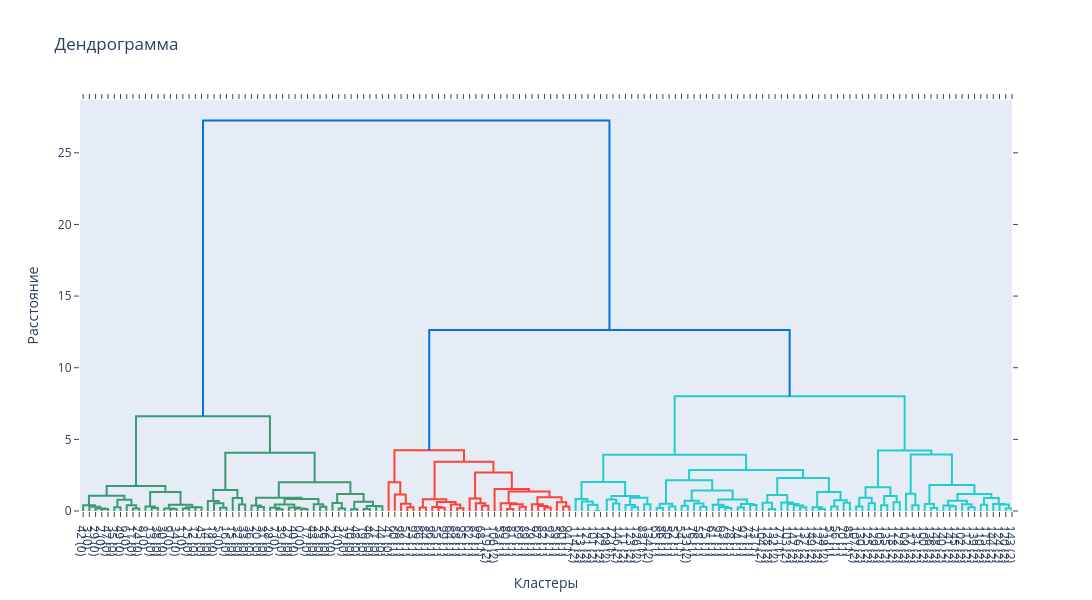

Source (notebook cell):
### Markdown cell above
Визуализация дендрограммы

### Code cell
fig = ff.create_dendrogram(
    X_iris_scaled,
    labels=[f'{i} ({y_iris[i]})' for i in range(len(X_iris_scaled))],
    linkagefun=lambda x: linkage(x, method='ward'),
    orientation='bottom',
    color_threshold=10
)
fig.update_layout(
    title='Дендрограмма',
    xaxis_title='Кластеры',
    yaxis_title='Расстояние',
    width=1450,
    height=600
)
fig.show()

### Figure 1 — Plotly figure (JSON) as saved in the notebook; plotly's stock layout.template omitted (floating-point values rounded to 4 significant figures; data arrays with more than 128 entries replaced by an {"elided": "..."} marker saying what was removed)
{"data": [{"hoverinfo": "text", "marker": {"color": "rgb(61,153,112)"}, "mode": "lines", "type": "scatter", "x": [35.0, 35.0, 45.0, 45.0], "xaxis": "x", "y": [0.0, 0.1338, 0.1338, 0.0], "yaxis": "y"}, {"hoverinfo": "text", "marker": {"color": "rgb(61,153,112)"}, "mode": "lines", "type": "scatter", "x": [25.0, 25.0, 40.0, 40.0], "xaxis": "x", "y": [0.0, 0.1784, 0.1784, 0.1338], "yaxis": "y"}, {"hoverinfo": "text", "marker": {"color": "rgb(61,153,112)"}, "mode": "lines", "type": "scatter", "x": [15.0, 15.0, 32.5, 32.5], "xaxis": "x", "y": [0.0, 0.3024, 0.3024, 0.1784], "yaxis": "y"}, {"hoverinfo": "text", "marker": {"color": "rgb(61,153,112)"}, "mode": "lines", "type": "scatter", "x": [5.0, 5.0, 23.75, 23.75], "xaxis": "x", "y": [0.0, 0.4047, 0.4047, 0.3024], "yaxis": "y"}, {"hoverinfo": "text", "marker": {"color": "rgb(61,153,112)"}, "mode": "lines", "type": "scatter", "x": [55.0, 55.0, 65.0, 65.0], "xaxis": "x", "y": [0.0, 0.2567, 0.2567, 0.0], "yaxis": "y"}, {"hoverinfo": "text", "marker": {"color": "rgb(61,153,112)"}, "mode": "lines", "type": "scatter", "x": [85.0, 85.0, 95.0, 95.0], "xaxis": "x", "y": [0.0, 0.1705, 0.1705, 0.0], "yaxis": "y"}, {"hoverinfo": "text", "marker": {"color": "rgb(61,153,112)"}, "mode": "lines", "type": "scatter", "x": [75.0, 75.0, 90.0, 90.0], "xaxis": "x", "y": [0.0, 0.3926, 0.3926, 0.1705], "yaxis": "y"}, {"hoverinfo": "text", "marker": {"color": "rgb(61,153,112)"}, "mode": "lines", "type": "scatter", "x": [60.0, 60.0, 82.5, 82.5], "xaxis": "x", "y": [0.2567, 0.7921, 0.7921, 0.3926], "yaxis": "y"}, {"hoverinfo": "text", "marker": {"color": "rgb(61,153,112)"}, "mode": "lines", "type": "scatter", "x": [14.38, 14.38, 71.25, 71.25], "xaxis": "x", "y": [0.4047, 1.056, 1.056, 0.7921], "yaxis": "y"}, {"hoverinfo": "text", "marker": {"color": "rgb(61,153,112)"}, "mode": "lines", "type": "scatter", "x": [115.0, 115.0, 125.0, 125.0], "xaxis": "x", "y": [0.0, 0.212, 0.212, 0.0], "yaxis": "y"}, {"hoverinfo": "text", "marker": {"color": "rgb(61,153,112)"}, "mode": "lines", "type": "scatter", "x": [105.0, 105.0, 120.0, 120.0], "xaxis": "x", "y": [0.0, 0.3139, 0.3139, 0.212], "yaxis": "y"}, {"hoverinfo": "text", "marker": {"color": "rgb(61,153,112)"}, "mode": "lines", "type": "scatter", "x": [145.0, 145.0, 155.0, 155.0], "xaxis": "x", "y": [0.0, 0.1316, 0.1316, 0.0], "yaxis": "y"}, {"hoverinfo": "text", "marker": {"color": "rgb(61,153,112)"}, "mode": "lines", "type": "scatter", "x": [135.0, 135.0, 150.0, 150.0], "xaxis": "x", "y": [0.0, 0.1722, 0.1722, 0.1316], "yaxis": "y"}, {"hoverinfo": "text", "marker": {"color": "rgb(61,153,112)"}, "mode": "lines", "type": "scatter", "x": [165.0, 165.0, 175.0, 175.0], "xaxis": "x", "y": [0.0, 0.1661, 0.1661, 0.0], "yaxis": "y"}, {"hoverinfo": "text", "marker": {"color": "rgb(61,153,112)"}, "mode": "lines", "type": "scatter", "x": [185.0, 185.0, 195.0, 195.0], "xaxis": "x", "y": [0.0, 0.2633, 0.2633, 0.0], "yaxis": "y"}, {"hoverinfo": "text", "marker": {"color": "rgb(61,153,112)"}, "mode": "lines", "type": "scatter", "x": [170.0, 170.0, 190.0, 190.0], "xaxis": "x", "y": [0.1661, 0.2693, 0.2693, 0.2633], "yaxis": "y"}, {"hoverinfo": "text", "marker": {"color": "rgb(61,153,112)"}, "mode": "lines", "type": "scatter", "x": [142.5, 142.5, 180.0, 180.0], "xaxis": "x", "y": [0.1722, 0.4431, 0.4431, 0.2693], "yaxis": "y"}, {"hoverinfo": "text", "marker": {"color": "rgb(61,153,112)"}, "mode": "lines", "type": "scatter", "x": [112.5, 112.5, 161.2, 161.2], "xaxis": "x", "y": [0.3139, 1.33, 1.33, 0.4431], "yaxis": "y"}, {"hoverinfo": "text", "marker": {"color": "rgb(61,153,112)"}, "mode": "lines", "type": "scatter", "x": [42.81, 42.81, 136.9, 136.9], "xaxis": "x", "y": [1.056, 1.753, 1.753, 1.33], "yaxis": "y"}, {"hoverinfo": "text", "marker": {"color": "rgb(61,153,112)"}, "mode": "lines", "type": "scatter", "x": [225.0, 225.0, 235.0, 235.0], "xaxis": "x", "y": [0.0, 0.2273, 0.2273, 0.0], "yaxis": "y"}, {"hoverinfo": "text", "marker": {"color": "rgb(61,153,112)"}, "mode": "lines", "type": "scatter", "x": [215.0, 215.0, 230.0, 230.0], "xaxis": "x", "y": [0.0, 0.5359, 0.5359, 0.2273], "yaxis": "y"}, {"hoverinfo": "text", "marker": {"color": "rgb(61,153,112)"}, "mode": "lines", "type": "scatter", "x": [205.0, 205.0, 222.5, 222.5], "xaxis": "x", "y": [0.0, 0.6905, 0.6905, 0.5359], "yaxis": "y"}, {"hoverinfo": "text", "marker": {"color": "rgb(61,153,112)"}, "mode": "lines", "type": "scatter", "x": [255.0, 255.0, 265.0, 265.0], "xaxis": "x", "y": [0.0, 0.4535, 0.4535, 0.0], "yaxis": "y"}, {"hoverinfo": "text", "marker": {"color": "rgb(61,153,112)"}, "mode": "lines", "type": "scatter", "x": [245.0, 245.0, 260.0, 260.0], "xaxis": "x", "y": [0.0, 0.9093, 0.9093, 0.4535], "yaxis": "y"}, {"hoverinfo": "text", "marker": {"color": "rgb(61,153,112)"}, "mode": "lines", "type": "scatter", "x": [213.8, 213.8, 252.5, 252.5], "xaxis": "x", "y": [0.6905, 1.459, 1.459, 0.9093], "yaxis": "y"}, {"hoverinfo": "text", "marker": {"color": "rgb(61,153,112)"}, "mode": "lines", "type": "scatter", "x": [285.0, 285.0, 295.0, 295.0], "xaxis": "x", "y": [0.0, 0.2868, 0.2868, 0.0], "yaxis": "y"}, {"hoverinfo": "text", "marker": {"color": "rgb(61,153,112)"}, "mode": "lines", "type": "scatter", "x": [275.0, 275.0, 290.0, 290.0], "xaxis": "x", "y": [0.0, 0.39, 0.39, 0.2868], "yaxis": "y"}, {"hoverinfo": "text", "marker": {"color": "rgb(61,153,112)"}, "mode": "lines", "type": "scatter", "x": [315.0, 315.0, 325.0, 325.0], "xaxis": "x", "y": [0.0, 0.1212, 0.1212, 0.0], "yaxis": "y"}, {"hoverinfo": "text", "marker": {"color": "rgb(61,153,112)"}, "mode": "lines", "type": "scatter", "x": [305.0, 305.0, 320.0, 320.0], "xaxis": "x", "y": [0.0, 0.2199, 0.2199, 0.1212], "yaxis": "y"}, {"hoverinfo": "text", "marker": {"color": "rgb(61,153,112)"}, "mode": "lines", "type": "scatter", "x": [355.0, 355.0, 365.0, 365.0], "xaxis": "x", "y": [0.0, 0.1316, 0.1316, 0.0], "yaxis": "y"}, {"hoverinfo": "text", "marker": {"color": "rgb(61,153,112)"}, "mode": "lines", "type": "scatter", "x": [345.0, 345.0, 360.0, 360.0], "xaxis": "x", "y": [0.0, 0.1722, 0.1722, 0.1316], "yaxis": "y"}, {"hoverinfo": "text", "marker": {"color": "rgb(61,153,112)"}, "mode": "lines", "type": "scatter", "x": [335.0, 335.0, 352.5, 352.5], "xaxis": "x", "y": [0.0, 0.2436, 0.2436, 0.1722], "yaxis": "y"}, {"hoverinfo": "text", "marker": {"color": "rgb(61,153,112)"}, "mode": "lines", "type": "scatter", "x": [312.5, 312.5, 343.8, 343.8], "xaxis": "x", "y": [0.2199, 0.4488, 0.4488, 0.2436], "yaxis": "y"}, {"hoverinfo": "text", "marker": {"color": "rgb(61,153,112)"}, "mode": "lines", "type": "scatter", "x": [385.0, 385.0, 395.0, 395.0], "xaxis": "x", "y": [0.0, 0.297, 0.297, 0.0], "yaxis": "y"}, {"hoverinfo": "text", "marker": {"color": "rgb(61,153,112)"}, "mode": "lines", "type": "scatter", "x": [375.0, 375.0, 390.0, 390.0], "xaxis": "x", "y": [0.0, 0.4658, 0.4658, 0.297], "yaxis": "y"}, {"hoverinfo": "text", "marker": {"color": "rgb(61,153,112)"}, "mode": "lines", "type": "scatter", "x": [328.1, 328.1, 382.5, 382.5], "xaxis": "x", "y": [0.4488, 0.8325, 0.8325, 0.4658], "yaxis": "y"}, {"hoverinfo": "text", "marker": {"color": "rgb(61,153,112)"}, "mode": "lines", "type": "scatter", "x": [282.5, 282.5, 355.3, 355.3], "xaxis": "x", "y": [0.39, 0.9286, 0.9286, 0.8325], "yaxis": "y"}, {"hoverinfo": "text", "marker": {"color": "rgb(61,153,112)"}, "mode": "lines", "type": "scatter", "x": [415.0, 415.0, 425.0, 425.0], "xaxis": "x", "y": [0.0, 0.1789, 0.1789, 0.0], "yaxis": "y"}, {"hoverinfo": "text", "marker": {"color": "rgb(61,153,112)"}, "mode": "lines", "type": "scatter", "x": [405.0, 405.0, 420.0, 420.0], "xaxis": "x", "y": [0.0, 0.5608, 0.5608, 0.1789], "yaxis": "y"}, {"hoverinfo": "text", "marker": {"color": "rgb(61,153,112)"}, "mode": "lines", "type": "scatter", "x": [435.0, 435.0, 445.0, 445.0], "xaxis": "x", "y": [0.0, 0.1212, 0.1212, 0.0], "yaxis": "y"}, {"hoverinfo": "text", "marker": {"color": "rgb(61,153,112)"}, "mode": "lines", "type": "scatter", "x": [455.0, 455.0, 465.0, 465.0], "xaxis": "x", "y": [0.0, 0.1434, 0.1434, 0.0], "yaxis": "y"}, {"hoverinfo": "text", "marker": {"color": "rgb(61,153,112)"}, "mode": "lines", "type": "scatter", "x": [475.0, 475.0, 485.0, 485.0], "xaxis": "x", "y": [0.0, 0.3235, 0.3235, 0.0], "yaxis": "y"}, {"hoverinfo": "text", "marker": {"color": "rgb(61,153,112)"}, "mode": "lines", "type": "scatter", "x": [460.0, 460.0, 480.0, 480.0], "xaxis": "x", "y": [0.1434, 0.345, 0.345, 0.3235], "yaxis": "y"}, {"hoverinfo": "text", "marker": {"color": "rgb(61,153,112)"}, "mode": "lines", "type": "scatter", "x": [440.0, 440.0, 470.0, 470.0], "xaxis": "x", "y": [0.1212, 0.6402, 0.6402, 0.345], "yaxis": "y"}, {"hoverinfo": "text", "marker": {"color": "rgb(61,153,112)"}, "mode": "lines", "type": "scatter", "x": [412.5, 412.5, 455.0, 455.0], "xaxis": "x", "y": [0.5608, 1.192, 1.192, 0.6402], "yaxis": "y"}, {"hoverinfo": "text", "marker": {"color": "rgb(61,153,112)"}, "mode": "lines", "type": "scatter", "x": [318.9, 318.9, 433.8, 433.8], "xaxis": "x", "y": [0.9286, 2.013, 2.013, 1.192], "yaxis": "y"}, {"hoverinfo": "text", "marker": {"color": "rgb(61,153,112)"}, "mode": "lines", "type": "scatter", "x": [233.1, 233.1, 376.3, 376.3], "xaxis": "x", "y": [1.459, 4.061, 4.061, 2.013], "yaxis": "y"}, {"hoverinfo": "text", "marker": {"color": "rgb(61,153,112)"}, "mode": "lines", "type": "scatter", "x": [89.84, 89.84, 304.7, 304.7], "xaxis": "x", "y": [1.753, 6.608, 6.608, 4.061], "yaxis": "y"}, {"hoverinfo": "text", "marker": {"color": "rgb(255,65,54)"}, "mode": "lines", "type": "scatter", "x": [525.0, 525.0, 535.0, 535.0], "xaxis": "x", "y": [0.0, 0.2601, 0.2601, 0.0], "yaxis": "y"}, {"hoverinfo": "text", "marker": {"color": "rgb(255,65,54)"}, "mode": "lines", "type": "scatter", "x": [515.0, 515.0, 530.0, 530.0], "xaxis": "x", "y": [0.0, 0.5147, 0.5147, 0.2601], "yaxis": "y"}, {"hoverinfo": "text", "marker": {"color": "rgb(255,65,54)"}, "mode": "lines", "type": "scatter", "x": [505.0, 505.0, 522.5, 522.5], "xaxis": "x", "y": [0.0, 1.148, 1.148, 0.5147], "yaxis": "y"}, {"hoverinfo": "text", "marker": {"color": "rgb(255,65,54)"}, "mode": "lines", "type": "scatter", "x": [495.0, 495.0, 513.8, 513.8], "xaxis": "x", "y": [0.0, 2.015, 2.015, 1.148], "yaxis": "y"}, {"hoverinfo": "text", "marker": {"color": "rgb(255,65,54)"}, "mode": "lines", "type": "scatter", "x": [545.0, 545.0, 555.0, 555.0], "xaxis": "x", "y": [0.0, 0.2423, 0.2423, 0.0], "yaxis": "y"}, {"hoverinfo": "text", "marker": {"color": "rgb(255,65,54)"}, "mode": "lines", "type": "scatter", "x": [575.0, 575.0, 585.0, 585.0], "xaxis": "x", "y": [0.0, 0.2273, 0.2273, 0.0], "yaxis": "y"}, {"hoverinfo": "text", "marker": {"color": "rgb(255,65,54)"}, "mode": "lines", "type": "scatter", "x": [565.0, 565.0, 580.0, 580.0], "xaxis": "x", "y": [0.0, 0.2738, 0.2738, 0.2273], "yaxis": "y"}, {"hoverinfo": "text", "marker": {"color": "rgb(255,65,54)"}, "mode": "lines", "type": "scatter", "x": [605.0, 605.0, 615.0, 615.0], "xaxis": "x", "y": [0.0, 0.1877, 0.1877, 0.0], "yaxis": "y"}, {"hoverinfo": "text", "marker": {"color": "rgb(255,65,54)"}, "mode": "lines", "type": "scatter", "x": [595.0, 595.0, 610.0, 610.0], "xaxis": "x", "y": [0.0, 0.46, 0.46, 0.1877], "yaxis": "y"}, {"hoverinfo": "text", "marker": {"color": "rgb(255,65,54)"}, "mode": "lines", "type": "scatter", "x": [572.5, 572.5, 602.5, 602.5], "xaxis": "x", "y": [0.2738, 0.6286, 0.6286, 0.46], "yaxis": "y"}, {"hoverinfo": "text", "marker": {"color": "rgb(255,65,54)"}, "mode": "lines", "type": "scatter", "x": [550.0, 550.0, 587.5, 587.5], "xaxis": "x", "y": [0.2423, 0.8172, 0.8172, 0.6286], "yaxis": "y"}, {"hoverinfo": "text", "marker": {"color": "rgb(255,65,54)"}, "mode": "lines", "type": "scatter", "x": [645.0, 645.0, 655.0, 655.0], "xaxis": "x", "y": [0.0, 0.3735, 0.3735, 0.0], "yaxis": "y"}, {"hoverinfo": "text", "marker": {"color": "rgb(255,65,54)"}, "mode": "lines", "type": "scatter", "x": [635.0, 635.0, 650.0, 650.0], "xaxis": "x", "y": [0.0, 0.5423, 0.5423, 0.3735], "yaxis": "y"}, {"hoverinfo": "text", "marker": {"color": "rgb(255,65,54)"}, "mode": "lines", "type": "scatter", "x": [625.0, 625.0, 642.5, 642.5], "xaxis": "x", "y": [0.0, 0.8674, 0.8674, 0.5423], "yaxis": "y"}, {"hoverinfo": "text", "marker": {"color": "rgb(255,65,54)"}, "mode": "lines", "type": "scatter", "x": [685.0, 685.0, 695.0, 695.0], "xaxis": "x", "y": [0.0, 0.1434, 0.1434, 0.0], "yaxis": "y"}, {"hoverinfo": "text", "marker": {"color": "rgb(255,65,54)"}, "mode": "lines", "type": "scatter", "x": [705.0, 705.0, 715.0, 715.0], "xaxis": "x", "y": [0.0, 0.2953, 0.2953, 0.0], "yaxis": "y"}, {"hoverinfo": "text", "marker": {"color": "rgb(255,65,54)"}, "mode": "lines", "type": "scatter", "x": [690.0, 690.0, 710.0, 710.0], "xaxis": "x", "y": [0.1434, 0.466, 0.466, 0.2953], "yaxis": "y"}, {"hoverinfo": "text", "marker": {"color": "rgb(255,65,54)"}, "mode": "lines", "type": "scatter", "x": [675.0, 675.0, 700.0, 700.0], "xaxis": "x", "y": [0.0, 0.5374, 0.5374, 0.466], "yaxis": "y"}, {"hoverinfo": "text", "marker": {"color": "rgb(255,65,54)"}, "mode": "lines", "type": "scatter", "x": [745.0, 745.0, 755.0, 755.0], "xaxis": "x", "y": [0.0, 0.2371, 0.2371, 0.0], "yaxis": "y"}, {"hoverinfo": "text", "marker": {"color": "rgb(255,65,54)"}, "mode": "lines", "type": "scatter", "x": [735.0, 735.0, 750.0, 750.0], "xaxis": "x", "y": [0.0, 0.3461, 0.3461, 0.2371], "yaxis": "y"}, {"hoverinfo": "text", "marker": {"color": "rgb(255,65,54)"}, "mode": "lines", "type": "scatter", "x": [725.0, 725.0, 742.5, 742.5], "xaxis": "x", "y": [0.0, 0.474, 0.474, 0.3461], "yaxis": "y"}, {"hoverinfo": "text", "marker": {"color": "rgb(255,65,54)"}, "mode": "lines", "type": "scatter", "x": [775.0, 775.0, 785.0, 785.0], "xaxis": "x", "y": [0.0, 0.3129, 0.3129, 0.0], "yaxis": "y"}, {"hoverinfo": "text", "marker": {"color": "rgb(255,65,54)"}, "mode": "lines", "type": "scatter", "x": [765.0, 765.0, 780.0, 780.0], "xaxis": "x", "y": [0.0, 0.6151, 0.6151, 0.3129], "yaxis": "y"}, {"hoverinfo": "text", "marker": {"color": "rgb(255,65,54)"}, "mode": "lines", "type": "scatter", "x": [733.8, 733.8, 772.5, 772.5], "xaxis": "x", "y": [0.474, 0.9615, 0.9615, 0.6151], "yaxis": "y"}, {"hoverinfo": "text", "marker": {"color": "rgb(255,65,54)"}, "mode": "lines", "type": "scatter", "x": [687.5, 687.5, 753.1, 753.1], "xaxis": "x", "y": [0.5374, 1.369, 1.369, 0.9615], "yaxis": "y"}, {"hoverinfo": "text", "marker": {"color": "rgb(255,65,54)"}, "mode": "lines", "type": "scatter", "x": [665.0, 665.0, 720.3, 720.3], "xaxis": "x", "y": [0.0, 1.537, 1.537, 1.369], "yaxis": "y"}, {"hoverinfo": "text", "marker": {"color": "rgb(255,65,54)"}, "mode": "lines", "type": "scatter", "x": [633.8, 633.8, 692.7, 692.7], "xaxis": "x", "y": [0.8674, 2.695, 2.695, 1.537], "yaxis": "y"}, {"hoverinfo": "text", "marker": {"color": "rgb(255,65,54)"}, "mode": "lines", "type": "scatter", "x": [568.8, 568.8, 663.2, 663.2], "xaxis": "x", "y": [0.8172, 3.442, 3.442, 2.695], "yaxis": "y"}, {"hoverinfo": "text", "marker": {"color": "rgb(255,65,54)"}, "mode": "lines", "type": "scatter", "x": [504.4, 504.4, 616.0, 616.0], "xaxis": "x", "y": [2.015, 4.243, 4.243, 3.442], "yaxis": "y"}, {"hoverinfo": "text", "marker": {"color": "rgb(35,205,205)"}, "mode": "lines", "type": "scatter", "x": [825.0, 825.0, 835.0, 835.0], "xaxis": "x", "y": [0.0, 0.0, 0.0, 0.0], "yaxis": "y"}, {"hoverinfo": "text", "marker": {"color": "rgb(35,205,205)"}, "mode": "lines", "type": "scatter", "x": [815.0, 815.0, 830.0, 830.0], "xaxis": "x", "y": [0.0, 0.4351, 0.4351, 0.0], "yaxis": "y"}, {"hoverinfo": "text", "marker": {"color": "rgb(35,205,205)"}, "mode": "lines", "type": "scatter", "x": [805.0, 805.0, 822.5, 822.5], "xaxis": "x", "y": [0.0, 0.6688, 0.6688, 0.4351], "yaxis": "y"}, {"hoverinfo": "text", "marker": {"color": "rgb(35,205,205)"}, "mode": "lines", "type": "scatter", "x": [795.0, 795.0, 813.8, 813.8], "xaxis": "x", "y": [0.0, 0.8426, 0.8426, 0.6688], "yaxis": "y"}, {"hoverinfo": "text", "marker": {"color": "rgb(35,205,205)"}, "mode": "lines", "type": "scatter", "x": [855.0, 855.0, 865.0, 865.0], "xaxis": "x", "y": [0.0, 0.5296, 0.5296, 0.0], "yaxis": "y"}, {"hoverinfo": "text", "marker": {"color": "rgb(35,205,205)"}, "mode": "lines", "type": "scatter", "x": [845.0, 845.0, 860.0, 860.0], "xaxis": "x", "y": [0.0, 0.8047, 0.8047, 0.5296], "yaxis": "y"}, {"hoverinfo": "text", "marker": {"color": "rgb(35,205,205)"}, "mode": "lines", "type": "scatter", "x": [885.0, 885.0, 895.0, 895.0], "xaxis": "x", "y": [0.0, 0.2663, 0.2663, 0.0], "yaxis": "y"}, {"hoverinfo": "text", "marker": {"color": "rgb(35,205,205)"}, "mode": "lines", "type": "scatter", "x": [875.0, 875.0, 890.0, 890.0], "xaxis": "x", "y": [0.0, 0.4148, 0.4148, 0.2663], "yaxis": "y"}, {"hoverinfo": "text", "marker": {"color": "rgb(35,205,205)"}, "mode": "lines", "type": "scatter", "x": [905.0, 905.0, 915.0, 915.0], "xaxis": "x", "y": [0.0, 0.4666, 0.4666, 0.0], "yaxis": "y"}, {"hoverinfo": "text", "marker": {"color": "rgb(35,205,205)"}, "mode": "lines", "type": "scatter", "x": [882.5, 882.5, 910.0, 910.0], "xaxis": "x", "y": [0.4148, 0.9304, 0.9304, 0.4666], "yaxis": "y"}, {"hoverinfo": "text", "marker": {"color": "rgb(35,205,205)"}, "mode": "lines", "type": "scatter", "x": [852.5, 852.5, 896.2, 896.2], "xaxis": "x", "y": [0.8047, 1.055, 1.055, 0.9304], "yaxis": "y"}, {"hoverinfo": "text", "marker": {"color": "rgb(35,205,205)"}, "mode": "lines", "type": "scatter", "x": [804.4, 804.4, 874.4, 874.4], "xaxis": "x", "y": [0.8426, 2.018, 2.018, 1.055], "yaxis": "y"}, {"hoverinfo": "text", "marker": {"color": "rgb(35,205,205)"}, "mode": "lines", "type": "scatter", "x": [925.0, 925.0, 935.0, 935.0], "xaxis": "x", "y": [0.0, 0.2154, 0.2154, 0.0], "yaxis": "y"}, {"hoverinfo": "text", "marker": {"color": "rgb(35,205,205)"}, "mode": "lines", "type": "scatter", "x": [945.0, 945.0, 955.0, 955.0], "xaxis": "x", "y": [0.0, 0.3129, 0.3129, 0.0], "yaxis": "y"}, {"hoverinfo": "text", "marker": {"color": "rgb(35,205,205)"}, "mode": "lines", "type": "scatter", "x": [930.0, 930.0, 950.0, 950.0], "xaxis": "x", "y": [0.2154, 0.5004, 0.5004, 0.3129], "yaxis": "y"}, {"hoverinfo": "text", "marker": {"color": "rgb(35,205,205)"}, "mode": "lines", "type": "scatter", "x": [965.0, 965.0, 975.0, 975.0], "xaxis": "x", "y": [0.0, 0.3735, 0.3735, 0.0], "yaxis": "y"}, {"hoverinfo": "text", "marker": {"color": "rgb(35,205,205)"}, "mode": "lines", "type": "scatter", "x": [995.0, 995.0, 1005.0, 1005.0], "xaxis": "x", "y": [0.0, 0.2885, 0.2885, 0.0], "yaxis": "y"}, {"hoverinfo": "text", "marker": {"color": "rgb(35,205,205)"}, "mode": "lines", "type": "scatter", "x": [985.0, 985.0, 1000.0, 1000.0], "xaxis": "x", "y": [0.0, 0.5309, 0.5309, 0.2885], "yaxis": "y"}, {"hoverinfo": "text", "marker": {"color": "rgb(35,205,205)"}, "mode": "lines", "type": "scatter", "x": [970.0, 970.0, 992.5, 992.5], "xaxis": "x", "y": [0.3735, 0.7072, 0.7072, 0.5309], "yaxis": "y"}, {"hoverinfo": "text", "marker": {"color": "rgb(35,205,205)"}, "mode": "lines", "type": "scatter", "x": [1035.0, 1035.0, 1045.0, 1045.0], "xaxis": "x", "y": [0.0, 0.212, 0.212, 0.0], "yaxis": "y"}, {"hoverinfo": "text", "marker": {"color": "rgb(35,205,205)"}, "mode": "lines", "type": "scatter", "x": [1025.0, 1025.0, 1040.0, 1040.0], "xaxis": "x", "y": [0.0, 0.2852, 0.2852, 0.212], "yaxis": "y"}, {"hoverinfo": "text", "marker": {"color": "rgb(35,205,205)"}, "mode": "lines", "type": "scatter", "x": [1015.0, 1015.0, 1032.0, 1032.0], "xaxis": "x", "y": [0.0, 0.4308, 0.4308, 0.2852], "yaxis": "y"}, {"hoverinfo": "text", "marker": {"color": "rgb(35,205,205)"}, "mode": "lines", "type": "scatter", "x": [1055.0, 1055.0, 1065.0, 1065.0], "xaxis": "x", "y": [0.0, 0.2423, 0.2423, 0.0], "yaxis": "y"}, {"hoverinfo": "text", "marker": {"color": "rgb(35,205,205)"}, "mode": "lines", "type": "scatter", "x": [1075.0, 1075.0, 1085.0, 1085.0], "xaxis": "x", "y": [0.0, 0.4191, 0.4191, 0.0], "yaxis": "y"}, {"hoverinfo": "text", "marker": {"color": "rgb(35,205,205)"}, "mode": "lines", "type": "scatter", "x": [1060.0, 1060.0, 1080.0, 1080.0], "xaxis": "x", "y": [0.2423, 0.4834, 0.4834, 0.4191], "yaxis": "y"}, {"hoverinfo": "text", "marker": {"color": "rgb(35,205,205)"}, "mode": "lines", "type": "scatter", "x": [1024.0, 1024.0, 1070.0, 1070.0], "xaxis": "x", "y": [0.4308, 0.8023, 0.8023, 0.4834], "yaxis": "y"}, {"hoverinfo": "text", "marker": {"color": "rgb(35,205,205)"}, "mode": "lines", "type": "scatter", "x": [981.2, 981.2, 1047.0, 1047.0], "xaxis": "x", "y": [0.7072, 1.436, 1.436, 0.8023], "yaxis": "y"}, {"hoverinfo": "text", "marker": {"color": "rgb(35,205,205)"}, "mode": "lines", "type": "scatter", "x": [940.0, 940.0, 1014.0, 1014.0], "xaxis": "x", "y": [0.5004, 2.142, 2.142, 1.436], "yaxis": "y"}, {"hoverinfo": "text", "marker": {"color": "rgb(35,205,205)"}, "mode": "lines", "type": "scatter", "x": [1105.0, 1105.0, 1115.0, 1115.0], "xaxis": "x", "y": [0.0, 0.1316, 0.1316, 0.0], "yaxis": "y"}, {"hoverinfo": "text", "marker": {"color": "rgb(35,205,205)"}, "mode": "lines", "type": "scatter", "x": [1095.0, 1095.0, 1110.0, 1110.0], "xaxis": "x", "y": [0.0, 0.5703, 0.5703, 0.1316], "yaxis": "y"}, {"hoverinfo": "text", "marker": {"color": "rgb(35,205,205)"}, "mode": "lines", "type": "scatter", "x": [1155.0, 1155.0, 1165.0, 1165.0], "xaxis": "x", "y": [0.0, 0.2601, 0.2601, 0.0], "yaxis": "y"}, {"hoverinfo": "text", "marker": {"color": "rgb(35,205,205)"}, "mode": "lines", "type": "scatter", "x": [1145.0, 1145.0, 1160.0, 1160.0], "xaxis": "x", "y": [0.0, 0.3921, 0.3921, 0.2601], "yaxis": "y"}, {"hoverinfo": "text", "marker": {"color": "rgb(35,205,205)"}, "mode": "lines", "type": "scatter", "x": [1135.0, 1135.0, 1152.0, 1152.0], "xaxis": "x", "y": [0.0, 0.4831, 0.4831, 0.3921], "yaxis": "y"}, {"hoverinfo": "text", "marker": {"color": "rgb(35,205,205)"}, "mode": "lines", "type": "scatter", "x": [1125.0, 1125.0, 1144.0, 1144.0], "xaxis": "x", "y": [0.0, 0.5871, 0.5871, 0.4831], "yaxis": "y"}, {"hoverinfo": "text", "marker": {"color": "rgb(35,205,205)"}, "mode": "lines", "type": "scatter", "x": [1102.0, 1102.0, 1134.0, 1134.0], "xaxis": "x", "y": [0.5703, 1.123, 1.123, 0.5871], "yaxis": "y"}, {"hoverinfo": "text", "marker": {"color": "rgb(35,205,205)"}, "mode": "lines", "type": "scatter", "x": [1185.0, 1185.0, 1195.0, 1195.0], "xaxis": "x", "y": [0.0, 0.1338, 0.1338, 0.0], "yaxis": "y"}, {"hoverinfo": "text", "marker": {"color": "rgb(35,205,205)"}, "mode": "lines", "type": "scatter", "x": [1175.0, 1175.0, 1190.0, 1190.0], "xaxis": "x", "y": [0.0, 0.2664, 0.2664, 0.1338], "yaxis": "y"}, {"hoverinfo": "text", "marker": {"color": "rgb(35,205,205)"}, "mode": "lines", "type": "scatter", "x": [1205.0, 1205.0, 1215.0, 1215.0], "xaxis": "x", "y": [0.0, 0.3129, 0.3129, 0.0], "yaxis": "y"}, {"hoverinfo": "text", "marker": {"color": "rgb(35,205,205)"}, "mode": "lines", "type": "scatter", "x": [1225.0, 1225.0, 1235.0, 1235.0], "xaxis": "x", "y": [0.0, 0.5701, 0.5701, 0.0], "yaxis": "y"}, {"hoverinfo": "text", "marker": {"color": "rgb(35,205,205)"}, "mode": "lines", "type": "scatter", "x": [1210.0, 1210.0, 1230.0, 1230.0], "xaxis": "x", "y": [0.3129, 0.7589, 0.7589, 0.5701], "yaxis": "y"}, {"hoverinfo": "text", "marker": {"color": "rgb(35,205,205)"}, "mode": "lines", "type": "scatter", "x": [1182.0, 1182.0, 1220.0, 1220.0], "xaxis": "x", "y": [0.2664, 1.332, 1.332, 0.7589], "yaxis": "y"}, {"hoverinfo": "text", "marker": {"color": "rgb(35,205,205)"}, "mode": "lines", "type": "scatter", "x": [1118.0, 1118.0, 1201.0, 1201.0], "xaxis": "x", "y": [1.123, 2.303, 2.303, 1.332], "yaxis": "y"}, {"hoverinfo": "text", "marker": {"color": "rgb(35,205,205)"}, "mode": "lines", "type": "scatter", "x": [977.0, 977.0, 1160.0, 1160.0], "xaxis": "x", "y": [2.142, 2.869, 2.869, 2.303], "yaxis": "y"}, {"hoverinfo": "text", "marker": {"color": "rgb(35,205,205)"}, "mode": "lines", "type": "scatter", "x": [839.4, 839.4, 1068.0, 1068.0], "xaxis": "x", "y": [2.018, 3.933, 3.933, 2.869], "yaxis": "y"}, {"hoverinfo": "text", "marker": {"color": "rgb(35,205,205)"}, "mode": "lines", "type": "scatter", "x": [1245.0, 1245.0, 1255.0, 1255.0], "xaxis": "x", "y": [0.0, 0.3129, 0.3129, 0.0], "yaxis": "y"}, {"hoverinfo": "text", "marker": {"color": "rgb(35,205,205)"}, "mode": "lines", "type": "scatter", "x": [1265.0, 1265.0, 1275.0, 1275.0], "xaxis": "x", "y": [0.0, 0.5424, 0.5424, 0.0], "yaxis": "y"}, {"hoverinfo": "text", "marker": {"color": "rgb(35,205,205)"}, "mode": "lines", "type": "scatter", "x": [1250.0, 1250.0, 1270.0, 1270.0], "xaxis": "x", "y": [0.3129, 0.9298, 0.9298, 0.5424], "yaxis": "y"}, {"hoverinfo": "text", "marker": {"color": "rgb(35,205,205)"}, "mode": "lines", "type": "scatter", "x": [1285.0, 1285.0, 1295.0, 1295.0], "xaxis": "x", "y": [0.0, 0.4059, 0.4059, 0.0], "yaxis": "y"}, {"hoverinfo": "text", "marker": {"color": "rgb(35,205,205)"}, "mode": "lines", "type": "scatter", "x": [1305.0, 1305.0, 1315.0, 1315.0], "xaxis": "x", "y": [0.0, 0.6171, 0.6171, 0.0], "yaxis": "y"}, {"hoverinfo": "text", "marker": {"color": "rgb(35,205,205)"}, "mode": "lines", "type": "scatter", "x": [1290.0, 1290.0, 1310.0, 1310.0], "xaxis": "x", "y": [0.4059, 1.049, 1.049, 0.6171], "yaxis": "y"}, {"hoverinfo": "text", "marker": {"color": "rgb(35,205,205)"}, "mode": "lines", "type": "scatter", "x": [1260.0, 1260.0, 1300.0, 1300.0], "xaxis": "x", "y": [0.9298, 1.654, 1.654, 1.049], "yaxis": "y"}, {"hoverinfo": "text", "marker": {"color": "rgb(35,205,205)"}, "mode": "lines", "type": "scatter", "x": [1335.0, 1335.0, 1345.0, 1345.0], "xaxis": "x", "y": [0.0, 0.3964, 0.3964, 0.0], "yaxis": "y"}, {"hoverinfo": "text", "marker": {"color": "rgb(35,205,205)"}, "mode": "lines", "type": "scatter", "x": [1325.0, 1325.0, 1340.0, 1340.0], "xaxis": "x", "y": [0.0, 1.202, 1.202, 0.3964], "yaxis": "y"}, {"hoverinfo": "text", "marker": {"color": "rgb(35,205,205)"}, "mode": "lines", "type": "scatter", "x": [1365.0, 1365.0, 1375.0, 1375.0], "xaxis": "x", "y": [0.0, 0.212, 0.212, 0.0], "yaxis": "y"}, {"hoverinfo": "text", "marker": {"color": "rgb(35,205,205)"}, "mode": "lines", "type": "scatter", "x": [1355.0, 1355.0, 1370.0, 1370.0], "xaxis": "x", "y": [0.0, 0.485, 0.485, 0.212], "yaxis": "y"}, {"hoverinfo": "text", "marker": {"color": "rgb(35,205,205)"}, "mode": "lines", "type": "scatter", "x": [1395.0, 1395.0, 1405.0, 1405.0], "xaxis": "x", "y": [0.0, 0.339, 0.339, 0.0], "yaxis": "y"}, {"hoverinfo": "text", "marker": {"color": "rgb(35,205,205)"}, "mode": "lines", "type": "scatter", "x": [1385.0, 1385.0, 1400.0, 1400.0], "xaxis": "x", "y": [0.0, 0.3841, 0.3841, 0.339], "yaxis": "y"}, {"hoverinfo": "text", "marker": {"color": "rgb(35,205,205)"}, "mode": "lines", "type": "scatter", "x": [1425.0, 1425.0, 1435.0, 1435.0], "xaxis": "x", "y": [0.0, 0.2663, 0.2663, 0.0], "yaxis": "y"}, {"hoverinfo": "text", "marker": {"color": "rgb(35,205,205)"}, "mode": "lines", "type": "scatter", "x": [1415.0, 1415.0, 1430.0, 1430.0], "xaxis": "x", "y": [0.0, 0.4767, 0.4767, 0.2663], "yaxis": "y"}, {"hoverinfo": "text", "marker": {"color": "rgb(35,205,205)"}, "mode": "lines", "type": "scatter", "x": [1392.0, 1392.0, 1422.0, 1422.0], "xaxis": "x", "y": [0.3841, 0.7143, 0.7143, 0.4767], "yaxis": "y"}, {"hoverinfo": "text", "marker": {"color": "rgb(35,205,205)"}, "mode": "lines", "type": "scatter", "x": [1445.0, 1445.0, 1455.0, 1455.0], "xaxis": "x", "y": [0.0, 0.4284, 0.4284, 0.0], "yaxis": "y"}, {"hoverinfo": "text", "marker": {"color": "rgb(35,205,205)"}, "mode": "lines", "type": "scatter", "x": [1485.0, 1485.0, 1495.0, 1495.0], "xaxis": "x", "y": [0.0, 0.1661, 0.1661, 0.0], "yaxis": "y"}, {"hoverinfo": "text", "marker": {"color": "rgb(35,205,205)"}, "mode": "lines", "type": "scatter", "x": [1475.0, 1475.0, 1490.0, 1490.0], "xaxis": "x", "y": [0.0, 0.4598, 0.4598, 0.1661], "yaxis": "y"}, {"hoverinfo": "text", "marker": {"color": "rgb(35,205,205)"}, "mode": "lines", "type": "scatter", "x": [1465.0, 1465.0, 1482.0, 1482.0], "xaxis": "x", "y": [0.0, 0.4943, 0.4943, 0.4598], "yaxis": "y"}, {"hoverinfo": "text", "marker": {"color": "rgb(35,205,205)"}, "mode": "lines", "type": "scatter", "x": [1450.0, 1450.0, 1474.0, 1474.0], "xaxis": "x", "y": [0.4284, 0.9019, 0.9019, 0.4943], "yaxis": "y"}, {"hoverinfo": "text", "marker": {"color": "rgb(35,205,205)"}, "mode": "lines", "type": "scatter", "x": [1408.0, 1408.0, 1462.0, 1462.0], "xaxis": "x", "y": [0.7143, 1.184, 1.184, 0.9019], "yaxis": "y"}, {"hoverinfo": "text", "marker": {"color": "rgb(35,205,205)"}, "mode": "lines", "type": "scatter", "x": [1362.0, 1362.0, 1435.0, 1435.0], "xaxis": "x", "y": [0.485, 1.806, 1.806, 1.184], "yaxis": "y"}, {"hoverinfo": "text", "marker": {"color": "rgb(35,205,205)"}, "mode": "lines", "type": "scatter", "x": [1332.0, 1332.0, 1399.0, 1399.0], "xaxis": "x", "y": [1.202, 3.951, 3.951, 1.806], "yaxis": "y"}, {"hoverinfo": "text", "marker": {"color": "rgb(35,205,205)"}, "mode": "lines", "type": "scatter", "x": [1280.0, 1280.0, 1366.0, 1366.0], "xaxis": "x", "y": [1.654, 4.227, 4.227, 3.951], "yaxis": "y"}, {"hoverinfo": "text", "marker": {"color": "rgb(35,205,205)"}, "mode": "lines", "type": "scatter", "x": [953.9, 953.9, 1323.0, 1323.0], "xaxis": "x", "y": [3.933, 8.005, 8.005, 4.227], "yaxis": "y"}, {"hoverinfo": "text", "marker": {"color": "rgb(0,116,217)"}, "mode": "lines", "type": "scatter", "x": [560.2, 560.2, 1138.0, 1138.0], "xaxis": "x", "y": [4.243, 12.64, 12.64, 8.005], "yaxis": "y"}, {"hoverinfo": "text", "marker": {"color": "rgb(0,116,217)"}, "mode": "lines", "type": "scatter", "x": [197.3, 197.3, 849.3, 849.3], "xaxis": "x", "y": [6.608, 27.25, 27.25, 12.64], "yaxis": "y"}], "layout": {"autosize": false, "height": 600, "hovermode": "closest", "showlegend": false, "title": {"text": "Дендрограмма"}, "width": 1450, "xaxis": {"mirror": "allticks", "rangemode": "tozero", "showgrid": false, "showline": true, "showticklabels": true, "tickmode": "array", "ticks": "outside", "ticktext": {"elided": "150 str values"}, "tickvals": {"elided": "150 int values"}, "title": {"text": "Кластеры"}, "type": "linear", "zeroline": false}, "yaxis": {"mirror": "allticks", "rangemode": "tozero", "showgrid": false, "showline": true, "showticklabels": true, "ticks": "outside", "title": {"text": "Расстояние"}, "type": "linear", "zeroline": false}}}
